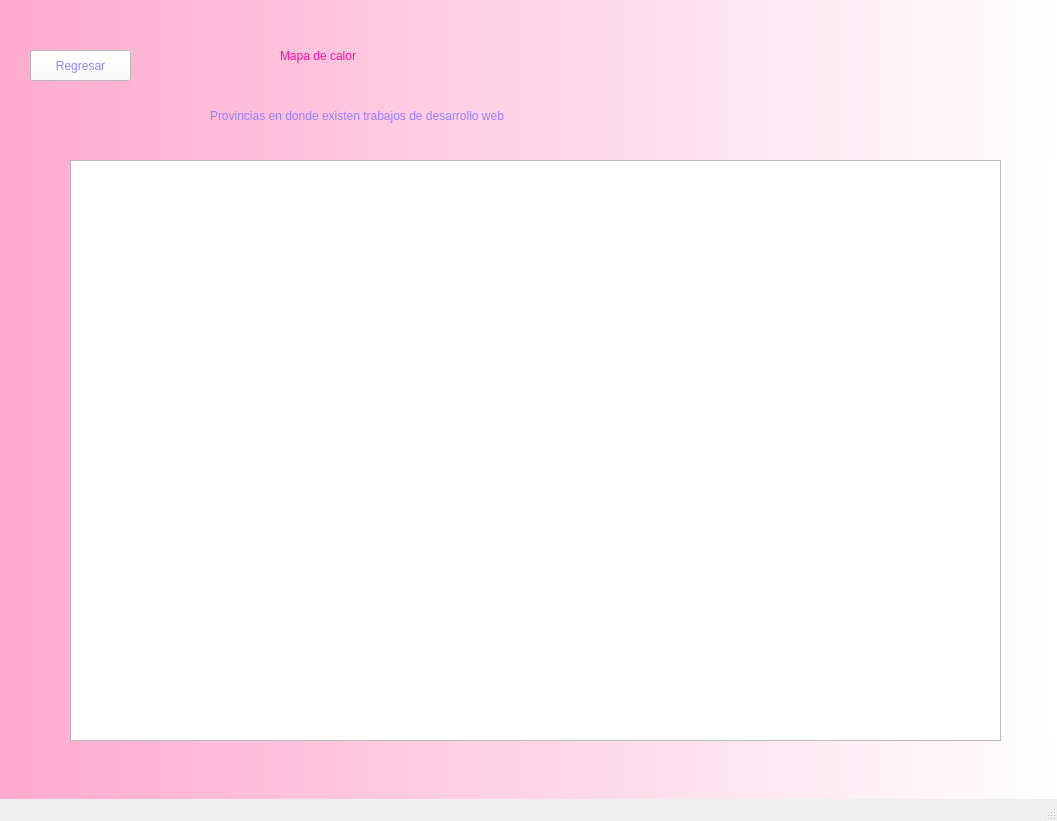
<?xml version="1.0" encoding="UTF-8"?>
<ui version="4.0">
 <class>MainWindow</class>
 <widget class="QMainWindow" name="MainWindow">
  <property name="geometry">
   <rect>
    <x>0</x>
    <y>0</y>
    <width>1057</width>
    <height>821</height>
   </rect>
  </property>
  <property name="minimumSize">
   <size>
    <width>1057</width>
    <height>821</height>
   </size>
  </property>
  <property name="maximumSize">
   <size>
    <width>1057</width>
    <height>821</height>
   </size>
  </property>
  <property name="windowTitle">
   <string>MainWindow</string>
  </property>
  <property name="styleSheet">
   <string notr="true">QWidget#centralwidget{
background-color: qlineargradient(spread:pad, x1:0, y1:0, x2:1, y2:0, stop:0 rgba(255, 170, 206, 255), stop:1 rgba(255, 255, 255, 255));
}</string>
  </property>
  <widget class="QWidget" name="centralwidget">
   <widget class="QLabel" name="label">
    <property name="geometry">
     <rect>
      <x>280</x>
      <y>20</y>
      <width>521</width>
      <height>71</height>
     </rect>
    </property>
    <property name="styleSheet">
     <string notr="true">color: rgb(255, 15, 159);
font: 75 23pt &quot;Comic Sans MS&quot;;
</string>
    </property>
    <property name="text">
     <string>Mapa de calor</string>
    </property>
   </widget>
   <widget class="QPushButton" name="pushButton_3">
    <property name="geometry">
     <rect>
      <x>30</x>
      <y>50</y>
      <width>101</width>
      <height>31</height>
     </rect>
    </property>
    <property name="styleSheet">
     <string notr="true">background-color: rgb(255, 255, 255);
color: rgb(150, 129, 255);
font: 60 12pt &quot;Rockwell&quot;;
border-color: rgb(180, 126, 255);</string>
    </property>
    <property name="text">
     <string>Regresar</string>
    </property>
   </widget>
   <widget class="QLabel" name="label_2">
    <property name="geometry">
     <rect>
      <x>210</x>
      <y>80</y>
      <width>641</width>
      <height>71</height>
     </rect>
    </property>
    <property name="styleSheet">
     <string notr="true">color:rgb(150, 129, 255);
font: 75 16pt &quot;Comic Sans MS&quot;;
</string>
    </property>
    <property name="text">
     <string>Provincias en donde existen trabajos de desarrollo web </string>
    </property>
   </widget>
   <widget class="QGraphicsView" name="graphicsView">
    <property name="geometry">
     <rect>
      <x>70</x>
      <y>160</y>
      <width>931</width>
      <height>581</height>
     </rect>
    </property>
   </widget>
  </widget>
  <widget class="QMenuBar" name="menubar">
   <property name="geometry">
    <rect>
     <x>0</x>
     <y>0</y>
     <width>1057</width>
     <height>26</height>
    </rect>
   </property>
  </widget>
  <widget class="QStatusBar" name="statusbar"/>
 </widget>
 <resources/>
 <connections/>
</ui>
